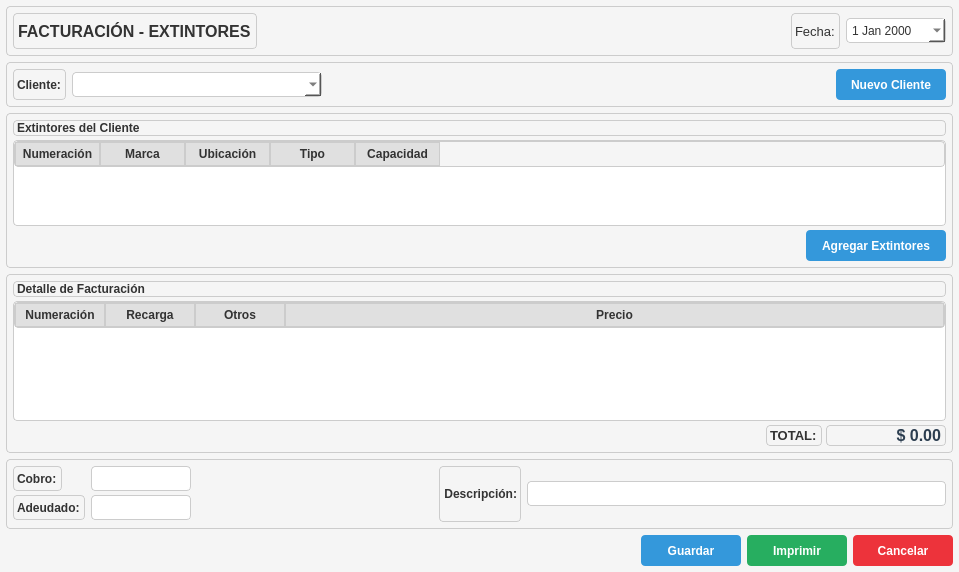
<?xml version="1.0" encoding="UTF-8"?>
<ui version="4.0">
 <class>Caja</class>
 <widget class="QWidget" name="Caja">
  <property name="geometry">
   <rect>
    <x>0</x>
    <y>0</y>
    <width>959</width>
    <height>572</height>
   </rect>
  </property>
  <property name="windowTitle">
   <string>Sistema de Facturación - Extintores</string>
  </property>
  <property name="styleSheet">
   <string notr="true">QWidget {
    background-color: #f5f5f5;
    color: #333333;
}
QFrame {
    border: 1px solid #cccccc;
    border-radius: 4px;
}
QLabel {
    color: #333333;
}
QPushButton {
    background-color: #3498db;
    color: white;
    border: none;
    border-radius: 4px;
    padding: 3px 8px;
    min-height: 25px;
}
QPushButton:hover {
    background-color: #2980b9;
}
QPushButton:disabled {
    background-color: #bdc3c7;
}
QPushButton#btnCerrarCaja {
    background-color: #e74c3c;
}
QPushButton#btnCerrarCaja:hover {
    background-color: #c0392b;
}
QLineEdit, QComboBox, QDateEdit {
    border: 1px solid #cccccc;
    border-radius: 4px;
    padding: 3px;
    background: white;
}
QTableWidget {
    border: 1px solid #cccccc;
    background-color: white;
    gridline-color: #dddddd;
}
QHeaderView::section {
    background-color: #e0e0e0;
    color: #333333;
    padding: 3px;
    border: 1px solid #cccccc;
    font-weight: bold;
}
QTableWidget::item:selected {
    background-color: #3498db;
    color: white;
}</string>
  </property>
  <layout class="QVBoxLayout" name="verticalLayout">
   <property name="spacing">
    <number>6</number>
   </property>
   <property name="leftMargin">
    <number>6</number>
   </property>
   <property name="topMargin">
    <number>6</number>
   </property>
   <property name="rightMargin">
    <number>6</number>
   </property>
   <property name="bottomMargin">
    <number>6</number>
   </property>
   <item>
    <widget class="QFrame" name="frameHeader">
     <property name="minimumSize">
      <size>
       <width>0</width>
       <height>50</height>
      </size>
     </property>
     <property name="maximumSize">
      <size>
       <width>16777215</width>
       <height>50</height>
      </size>
     </property>
     <property name="frameShape">
      <enum>QFrame::StyledPanel</enum>
     </property>
     <property name="frameShadow">
      <enum>QFrame::Raised</enum>
     </property>
     <layout class="QHBoxLayout" name="horizontalLayout_1">
      <property name="spacing">
       <number>6</number>
      </property>
      <property name="leftMargin">
       <number>6</number>
      </property>
      <property name="topMargin">
       <number>6</number>
      </property>
      <property name="rightMargin">
       <number>6</number>
      </property>
      <property name="bottomMargin">
       <number>6</number>
      </property>
      <item>
       <widget class="QLabel" name="labelTitle">
        <property name="font">
         <font>
          <pointsize>12</pointsize>
          <bold>true</bold>
         </font>
        </property>
        <property name="text">
         <string>FACTURACIÓN - EXTINTORES</string>
        </property>
       </widget>
      </item>
      <item>
       <spacer name="horizontalSpacer_1">
        <property name="orientation">
         <enum>Qt::Horizontal</enum>
        </property>
        <property name="sizeHint" stdset="0">
         <size>
          <width>40</width>
          <height>20</height>
         </size>
        </property>
       </spacer>
      </item>
      <item>
       <widget class="QLabel" name="labelFecha">
        <property name="font">
         <font>
          <pointsize>10</pointsize>
         </font>
        </property>
        <property name="text">
         <string>Fecha:</string>
        </property>
       </widget>
      </item>
      <item>
       <widget class="QDateEdit" name="dateEdit">
        <property name="minimumSize">
         <size>
          <width>100</width>
          <height>25</height>
         </size>
        </property>
        <property name="calendarPopup">
         <bool>true</bool>
        </property>
       </widget>
      </item>
     </layout>
    </widget>
   </item>
   <item>
    <widget class="QFrame" name="frameClienteSelection">
     <property name="frameShape">
      <enum>QFrame::StyledPanel</enum>
     </property>
     <property name="frameShadow">
      <enum>QFrame::Raised</enum>
     </property>
     <layout class="QHBoxLayout" name="horizontalLayout_2">
      <property name="spacing">
       <number>6</number>
      </property>
      <property name="leftMargin">
       <number>6</number>
      </property>
      <property name="topMargin">
       <number>6</number>
      </property>
      <property name="rightMargin">
       <number>6</number>
      </property>
      <property name="bottomMargin">
       <number>6</number>
      </property>
      <item>
       <widget class="QLabel" name="labelCliente">
        <property name="minimumSize">
         <size>
          <width>50</width>
          <height>0</height>
         </size>
        </property>
        <property name="font">
         <font>
          <pointsize>9</pointsize>
          <bold>true</bold>
         </font>
        </property>
        <property name="text">
         <string>Cliente:</string>
        </property>
       </widget>
      </item>
      <item>
       <widget class="QComboBox" name="comboClientes">
        <property name="minimumSize">
         <size>
          <width>250</width>
          <height>25</height>
         </size>
        </property>
        <property name="editable">
         <bool>true</bool>
        </property>
        <property name="sizeAdjustPolicy">
         <enum>QComboBox::AdjustToContents</enum>
        </property>
        <property name="minimumContentsLength">
         <number>10</number>
        </property>
       </widget>
      </item>
      <item>
       <spacer name="horizontalSpacer_2">
        <property name="orientation">
         <enum>Qt::Horizontal</enum>
        </property>
        <property name="sizeHint" stdset="0">
         <size>
          <width>40</width>
          <height>20</height>
         </size>
        </property>
       </spacer>
      </item>
      <item>
       <widget class="QPushButton" name="btnNuevoCliente">
        <property name="minimumSize">
         <size>
          <width>110</width>
          <height>31</height>
         </size>
        </property>
        <property name="font">
         <font>
          <bold>true</bold>
         </font>
        </property>
        <property name="text">
         <string>Nuevo Cliente</string>
        </property>
        <property name="icon">
         <iconset>
          <normaloff>../images/agregar-usuario2.png</normaloff>../images/agregar-usuario2.png</iconset>
        </property>
       </widget>
      </item>
     </layout>
    </widget>
   </item>
   <item>
    <widget class="QFrame" name="frameExtintoresCliente">
     <property name="sizePolicy">
      <sizepolicy hsizetype="Preferred" vsizetype="Expanding">
       <horstretch>0</horstretch>
       <verstretch>0</verstretch>
      </sizepolicy>
     </property>
     <property name="minimumSize">
      <size>
       <width>0</width>
       <height>150</height>
      </size>
     </property>
     <property name="frameShape">
      <enum>QFrame::StyledPanel</enum>
     </property>
     <property name="frameShadow">
      <enum>QFrame::Raised</enum>
     </property>
     <layout class="QVBoxLayout" name="verticalLayout_2">
      <property name="spacing">
       <number>4</number>
      </property>
      <property name="leftMargin">
       <number>6</number>
      </property>
      <property name="topMargin">
       <number>6</number>
      </property>
      <property name="rightMargin">
       <number>6</number>
      </property>
      <property name="bottomMargin">
       <number>6</number>
      </property>
      <item>
       <widget class="QLabel" name="labelExtintoresCliente">
        <property name="font">
         <font>
          <pointsize>9</pointsize>
          <bold>true</bold>
         </font>
        </property>
        <property name="text">
         <string>Extintores del Cliente</string>
        </property>
       </widget>
      </item>
      <item>
       <widget class="QTableWidget" name="tableExtintoresCliente">
        <property name="editTriggers">
         <set>QAbstractItemView::NoEditTriggers</set>
        </property>
        <property name="selectionBehavior">
         <enum>QAbstractItemView::SelectRows</enum>
        </property>
        <attribute name="horizontalHeaderDefaultSectionSize">
         <number>85</number>
        </attribute>
        <attribute name="horizontalHeaderStretchLastSection">
         <bool>false</bool>
        </attribute>
        <column>
         <property name="text">
          <string>Numeración</string>
         </property>
        </column>
        <column>
         <property name="text">
          <string>Marca</string>
         </property>
        </column>
        <column>
         <property name="text">
          <string>Ubicación</string>
         </property>
        </column>
        <column>
         <property name="text">
          <string>Tipo</string>
         </property>
        </column>
        <column>
         <property name="text">
          <string>Capacidad</string>
         </property>
        </column>
       </widget>
      </item>
      <item>
       <layout class="QHBoxLayout" name="horizontalLayout_3">
        <item>
         <spacer name="horizontalSpacer_3">
          <property name="orientation">
           <enum>Qt::Horizontal</enum>
          </property>
          <property name="sizeHint" stdset="0">
           <size>
            <width>40</width>
            <height>20</height>
           </size>
          </property>
         </spacer>
        </item>
        <item>
         <widget class="QPushButton" name="btnAgregarExtintores">
          <property name="minimumSize">
           <size>
            <width>140</width>
            <height>31</height>
           </size>
          </property>
          <property name="font">
           <font>
            <bold>true</bold>
           </font>
          </property>
          <property name="visible">
           <bool>false</bool>
          </property>
          <property name="text">
           <string>Agregar Extintores</string>
          </property>
          <property name="icon">
           <iconset>
            <normaloff>../images/extintor.png</normaloff>../images/extintor.png</iconset>
          </property>
         </widget>
        </item>
       </layout>
      </item>
     </layout>
    </widget>
   </item>
   <item>
    <widget class="QFrame" name="frameDetalleFactura">
     <property name="frameShape">
      <enum>QFrame::StyledPanel</enum>
     </property>
     <property name="frameShadow">
      <enum>QFrame::Raised</enum>
     </property>
     <layout class="QVBoxLayout" name="verticalLayout_3">
      <property name="spacing">
       <number>4</number>
      </property>
      <property name="leftMargin">
       <number>6</number>
      </property>
      <property name="topMargin">
       <number>6</number>
      </property>
      <property name="rightMargin">
       <number>6</number>
      </property>
      <property name="bottomMargin">
       <number>6</number>
      </property>
      <item>
       <widget class="QLabel" name="labelDetalleFactura">
        <property name="font">
         <font>
          <pointsize>9</pointsize>
          <bold>true</bold>
         </font>
        </property>
        <property name="text">
         <string>Detalle de Facturación</string>
        </property>
       </widget>
      </item>
      <item>
       <widget class="QTableWidget" name="tableDetalleFactura">
        <property name="minimumSize">
         <size>
          <width>0</width>
          <height>120</height>
         </size>
        </property>
        <attribute name="horizontalHeaderDefaultSectionSize">
         <number>90</number>
        </attribute>
        <attribute name="horizontalHeaderStretchLastSection">
         <bool>true</bool>
        </attribute>
        <column>
         <property name="text">
          <string>Numeración</string>
         </property>
        </column>
        <column>
         <property name="text">
          <string>Recarga</string>
         </property>
        </column>
        <column>
         <property name="text">
          <string>Otros</string>
         </property>
        </column>
        <column>
         <property name="text">
          <string>Precio</string>
         </property>
        </column>
       </widget>
      </item>
      <item>
       <layout class="QHBoxLayout" name="horizontalLayout_4">
        <item>
         <spacer name="horizontalSpacer_4">
          <property name="orientation">
           <enum>Qt::Horizontal</enum>
          </property>
          <property name="sizeHint" stdset="0">
           <size>
            <width>40</width>
            <height>20</height>
           </size>
          </property>
         </spacer>
        </item>
        <item>
         <widget class="QLabel" name="labelTotalTitle">
          <property name="font">
           <font>
            <pointsize>10</pointsize>
            <bold>true</bold>
           </font>
          </property>
          <property name="text">
           <string>TOTAL:</string>
          </property>
         </widget>
        </item>
        <item>
         <widget class="QLabel" name="labelTotalAmount">
          <property name="minimumSize">
           <size>
            <width>120</width>
            <height>0</height>
           </size>
          </property>
          <property name="font">
           <font>
            <pointsize>12</pointsize>
            <bold>true</bold>
           </font>
          </property>
          <property name="styleSheet">
           <string notr="true">color: #2c3e50;</string>
          </property>
          <property name="text">
           <string>$ 0.00</string>
          </property>
          <property name="alignment">
           <set>Qt::AlignRight|Qt::AlignTrailing|Qt::AlignVCenter</set>
          </property>
         </widget>
        </item>
       </layout>
      </item>
     </layout>
    </widget>
   </item>
   <item>
    <widget class="QFrame" name="framePagos">
     <property name="minimumSize">
      <size>
       <width>0</width>
       <height>70</height>
      </size>
     </property>
     <property name="maximumSize">
      <size>
       <width>16777215</width>
       <height>70</height>
      </size>
     </property>
     <property name="frameShape">
      <enum>QFrame::StyledPanel</enum>
     </property>
     <property name="frameShadow">
      <enum>QFrame::Raised</enum>
     </property>
     <layout class="QHBoxLayout" name="horizontalLayout_5">
      <property name="spacing">
       <number>6</number>
      </property>
      <property name="leftMargin">
       <number>6</number>
      </property>
      <property name="topMargin">
       <number>6</number>
      </property>
      <property name="rightMargin">
       <number>6</number>
      </property>
      <property name="bottomMargin">
       <number>6</number>
      </property>
      <item>
       <layout class="QFormLayout" name="formLayout">
        <property name="horizontalSpacing">
         <number>6</number>
        </property>
        <property name="verticalSpacing">
         <number>4</number>
        </property>
        <item row="0" column="0">
         <widget class="QLabel" name="labelCobro">
          <property name="font">
           <font>
            <pointsize>9</pointsize>
            <bold>true</bold>
           </font>
          </property>
          <property name="text">
           <string>Cobro:</string>
          </property>
         </widget>
        </item>
        <item row="0" column="1">
         <widget class="QLineEdit" name="lineCobro">
          <property name="minimumSize">
           <size>
            <width>100</width>
            <height>25</height>
           </size>
          </property>
          <property name="maximumSize">
           <size>
            <width>100</width>
            <height>25</height>
           </size>
          </property>
         </widget>
        </item>
        <item row="1" column="0">
         <widget class="QLabel" name="labelAdeudado">
          <property name="font">
           <font>
            <pointsize>9</pointsize>
            <bold>true</bold>
           </font>
          </property>
          <property name="text">
           <string>Adeudado:</string>
          </property>
         </widget>
        </item>
        <item row="1" column="1">
         <widget class="QLineEdit" name="lineAdeudado">
          <property name="minimumSize">
           <size>
            <width>100</width>
            <height>25</height>
           </size>
          </property>
          <property name="maximumSize">
           <size>
            <width>100</width>
            <height>25</height>
           </size>
          </property>
          <property name="readOnly">
           <bool>true</bool>
          </property>
         </widget>
        </item>
       </layout>
      </item>
      <item>
       <widget class="QLabel" name="labelDescripcion">
        <property name="font">
         <font>
          <pointsize>9</pointsize>
          <bold>true</bold>
         </font>
        </property>
        <property name="text">
         <string>Descripción:</string>
        </property>
        <property name="alignment">
         <set>Qt::AlignRight|Qt::AlignTrailing|Qt::AlignVCenter</set>
        </property>
       </widget>
      </item>
      <item>
       <widget class="QLineEdit" name="lineDescripcion">
        <property name="minimumSize">
         <size>
          <width>250</width>
          <height>25</height>
         </size>
        </property>
       </widget>
      </item>
     </layout>
    </widget>
   </item>
   <item>
    <layout class="QHBoxLayout" name="horizontalLayout_6">
     <item>
      <spacer name="horizontalSpacer_5">
       <property name="orientation">
        <enum>Qt::Horizontal</enum>
       </property>
       <property name="sizeHint" stdset="0">
        <size>
         <width>40</width>
         <height>20</height>
        </size>
       </property>
      </spacer>
     </item>
     <item>
      <widget class="QPushButton" name="btnGuardar">
       <property name="minimumSize">
        <size>
         <width>100</width>
         <height>31</height>
        </size>
       </property>
       <property name="font">
        <font>
         <bold>true</bold>
        </font>
       </property>
       <property name="text">
        <string>Guardar</string>
       </property>
       <property name="icon">
        <iconset>
         <normaloff>../images/save.png</normaloff>../images/save.png</iconset>
       </property>
      </widget>
     </item>
     <item>
      <widget class="QPushButton" name="btnImprimir">
       <property name="minimumSize">
        <size>
         <width>100</width>
         <height>31</height>
        </size>
       </property>
       <property name="font">
        <font>
         <bold>true</bold>
        </font>
       </property>
       <property name="styleSheet">
        <string notr="true">background-color: #27ae60;</string>
       </property>
       <property name="text">
        <string>Imprimir</string>
       </property>
       <property name="icon">
        <iconset>
         <normaloff>../images/print.png</normaloff>../images/print.png</iconset>
       </property>
      </widget>
     </item>
     <item>
      <widget class="QPushButton" name="btnCancelar">
       <property name="minimumSize">
        <size>
         <width>100</width>
         <height>31</height>
        </size>
       </property>
       <property name="font">
        <font>
         <bold>true</bold>
        </font>
       </property>
       <property name="styleSheet">
        <string notr="true">background-color: rgb(237, 51, 59);</string>
       </property>
       <property name="text">
        <string>Cancelar</string>
       </property>
       <property name="icon">
        <iconset>
         <normaloff>../images/cancel.png</normaloff>../images/cancel.png</iconset>
       </property>
      </widget>
     </item>
    </layout>
   </item>
  </layout>
 </widget>
 <resources/>
 <connections/>
</ui>
